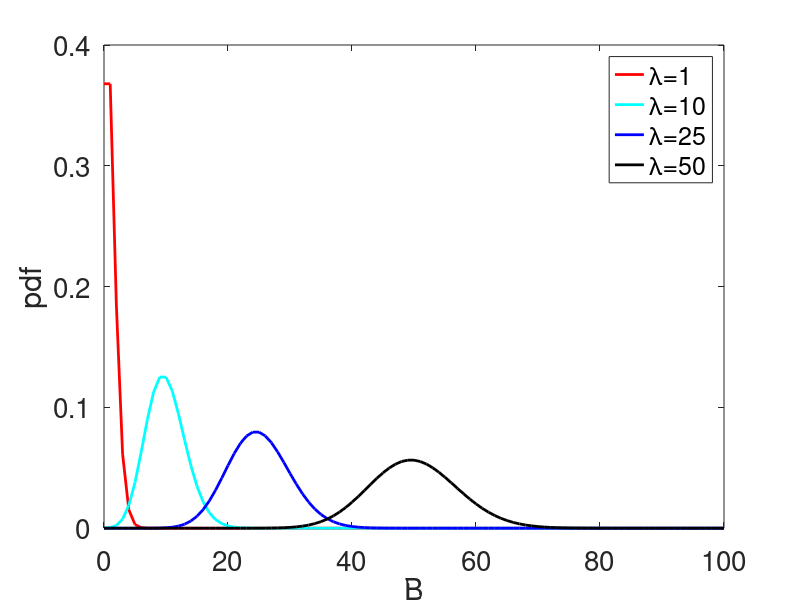

Write MATLAB code to recreate this figure.
clc
clear
close all


K = 100;
X = 0:100; 
lw = 2;
fs = 20;

h = figure; 
hold on;
box on;
plot(X, poisspdf(X, 1), 'r', 'LineWidth', lw);
plot(X, poisspdf(X, 10), 'c', 'LineWidth', lw);
plot(X, poisspdf(X, 25), 'b', 'LineWidth', lw);
plot(X, poisspdf(X, 50), 'k', 'LineWidth', lw);
legend('\lambda=1', '\lambda=10', '\lambda=25', '\lambda=50', 'Location', 'best');
xlabel('B', 'FontSize', fs);
ylabel('pdf', 'FontSize', fs);
set(gca, 'fontsize', fs);
saveas(h, '../eps/poisson_distributions.eps', 'eps2c')